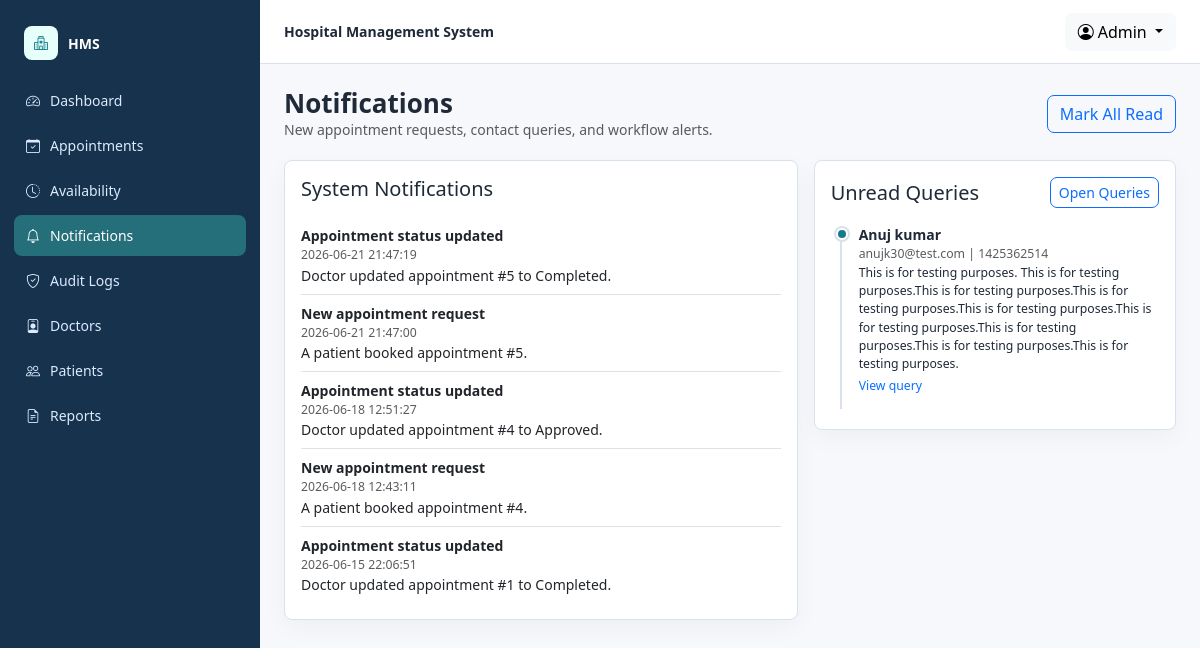
Page /hms/admin/notifications.php (signed in) on the committed database.
### tables this page shows
CREATE TABLE `notifications` (
  `id` int(11) NOT NULL,
  `user_type` varchar(20) NOT NULL,
  `user_id` int(11) DEFAULT NULL,
  `title` varchar(150) NOT NULL,
  `message` text NOT NULL,
  `is_read` tinyint(1) NOT NULL DEFAULT 0,
  `created_at` datetime NOT NULL DEFAULT current_timestamp(),
  `read_at` datetime DEFAULT NULL
);

CREATE TABLE `tblcontactus` (
  `id` int(11) NOT NULL,
  `fullname` varchar(255) DEFAULT NULL,
  `email` varchar(255) DEFAULT NULL,
  `contactno` bigint(12) DEFAULT NULL,
  `message` mediumtext DEFAULT NULL,
  `PostingDate` timestamp NULL DEFAULT current_timestamp(),
  `AdminRemark` mediumtext DEFAULT NULL,
  `LastupdationDate` timestamp NULL DEFAULT NULL ON UPDATE current_timestamp(),
  `IsRead` int(11) DEFAULT NULL
);

### hms/admin/notifications.php (the view, shortened to what this page needs)
<?php
include('include/config.php');
$hasTable = hms_table_exists($con, 'notifications');
$notifications = $hasTable
    ? hms_fetch_all($con, 'SELECT * FROM notifications WHERE user_type = "admin" ORDER BY is_read ASC, created_at DESC LIMIT 100')
    : array();
$queries = hms_fetch_all($con, 'SELECT id, fullname, email, contactno, message FROM tblcontactus WHERE IsRead IS NULL ORDER BY id DESC LIMIT 10');
?>
<div class="hms-page-title">
    <div>
        <h1>Notifications</h1>
        <div class="text-muted">New appointment requests, contact queries, and workflow alerts.</div>
    </div>
    <?php if ($hasTable && $notifications) { ?>
        <form method="post">
            <button class="btn btn-outline-primary" type="submit">Mark All Read</button>
        </form>
    <?php } ?>
</div>
<div class="row g-3">
    <div class="col-lg-7">
        <div class="hms-card p-3">
            <h2 class="h5 mb-3">System Notifications</h2>
            <?php if ($notifications) { ?>
                <div class="list-group list-group-flush">
                    <?php foreach ($notifications as $notification) { ?>
                        <div class="list-group-item px-0 d-flex gap-3 justify-content-between align-items-start">
                            <div>
                                <div class="fw-semibold"><?php echo hms_e($notification['title']); ?> <?php echo ((int) $notification['is_read'] === 0) ? '<span class="badge text-bg-primary">New</span>' : ''; ?></div>
                                <div class="text-muted small"><?php echo hms_e($notification['created_at']); ?></div>
                                <div><?php echo hms_e($notification['message']); ?></div>
                            </div>
                        </div>
                    <?php } ?>
                </div>
            <?php } else { ?>
                <div class="text-muted">No system notifications yet.</div>
            <?php } ?>
        </div>
    </div>
    <div class="col-lg-5">
        <div class="hms-card p-3">
            <div class="d-flex justify-content-between align-items-center mb-3">
                <h2 class="h5 mb-0">Unread Queries</h2>
                <a class="btn btn-sm btn-outline-primary" href="unread-queries.php">Open Queries</a>
            </div>
            <?php if ($queries) { ?>
                <div class="timeline">
                    <?php foreach ($queries as $query) { ?>
                        <div class="timeline-item">
                            <div class="fw-semibold"><?php echo hms_e($query['fullname']); ?></div>
                            <div class="small text-muted"><?php echo hms_e($query['email']); ?> | <?php echo hms_e($query['contactno']); ?></div>
                            <div class="small"><?php echo hms_e($query['message']); ?></div>
                            <a class="small" href="query-details.php?id=<?php echo hms_e($query['id']); ?>">View query</a>
                        </div>
                    <?php } ?>
                </div>
            <?php } else { ?>
                <div class="text-muted">No unread contact queries.</div>
            <?php } ?>
        </div>
    </div>
</div>

### hms/include/hms_helpers.php (style rules this page uses)
:root { --hms-ink: #1f2937; --hms-muted: #667085; --hms-line: #d9e2ec; --hms-bg: #f6f8fb; --hms-sidebar: #17324d; --hms-sidebar-active: #256f7a; --hms-teal: #127c8a; --hms-amber: #b7791f; }
body { background: var(--hms-bg); color: var(--hms-ink); font-size: 14px; letter-spacing: 0; }
a { text-decoration: none; }
.hms-page-title { display: flex; justify-content: space-between; gap: 16px; align-items: center; margin-bottom: 20px; }
.hms-page-title h1 { font-size: 26px; margin: 0; font-weight: 700; }
.hms-card { background: #fff; border: 1px solid var(--hms-line); border-radius: 8px; box-shadow: 0 8px 24px rgba(16, 24, 40, .04); }
.btn { border-radius: 7px; }
.timeline { position: relative; padding-left: 28px; }
.timeline:before { content: ""; position: absolute; left: 9px; top: 4px; bottom: 4px; width: 2px; background: var(--hms-line); }
.timeline-item { position: relative; padding-bottom: 18px; }
.timeline-item:before { content: ""; position: absolute; left: -23px; top: 4px; width: 12px; height: 12px; border-radius: 50%; background: var(--hms-teal); border: 2px solid #fff; box-shadow: 0 0 0 2px var(--hms-line); }

### rows in the picture
notifications: title "Appointment status updated", created_at "2026-06-21 21:47:19", message "Doctor updated appointment #5 to Completed."
notifications: title "New appointment request", created_at "2026-06-21 21:47:00", message "A patient booked appointment #5."
notifications: title "Appointment status updated", created_at "2026-06-18 12:51:27", message "Doctor updated appointment #4 to Approved."
notifications: title "New appointment request", created_at "2026-06-18 12:43:11", message "A patient booked appointment #4."
notifications: title "Appointment status updated", created_at "2026-06-15 22:06:51", message "Doctor updated appointment #1 to Completed."
tblcontactus: fullname "Anuj kumar", email "anujk30@test.com", contactno "1425362514", message "This is for testing purposes. This is for testing purposes.This is for testing purposes.This is for testing purposes.This is for testing purposes.This is for testing purposes.This is for testing purposes.This is for testing purposes.This is for testing purposes."

### other values in the picture
hms_e($item[1]) "Dashboard"
hms_e($item[1]) "Appointments"
hms_e($item[1]) "Availability"
hms_e($item[1]) "Notifications"
hms_e($item[1]) "Audit Logs"
hms_e($item[1]) "Doctors"
hms_e($item[1]) "Patients"
hms_e($item[1]) "Reports"
hms_e($name) "Admin"
